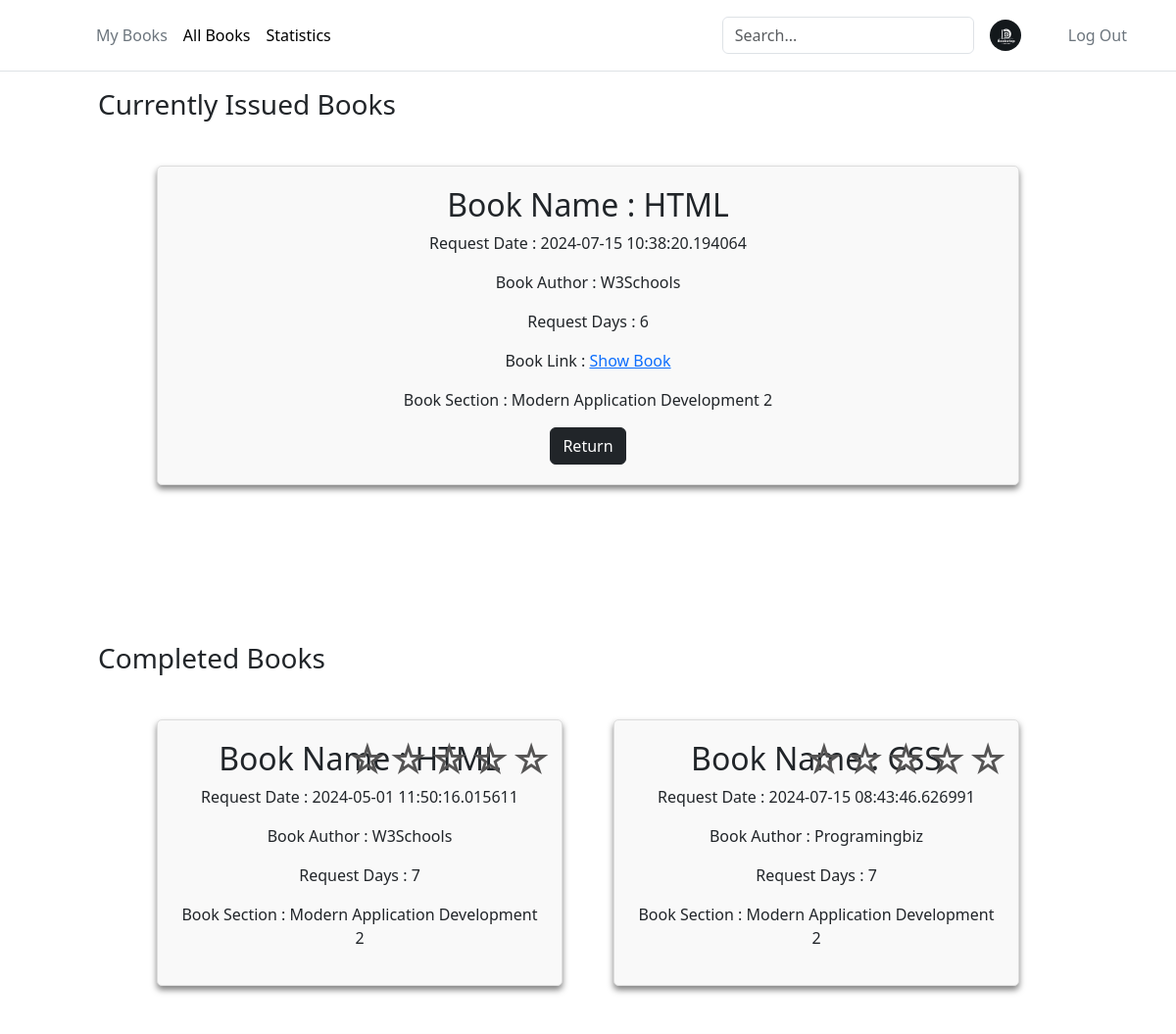
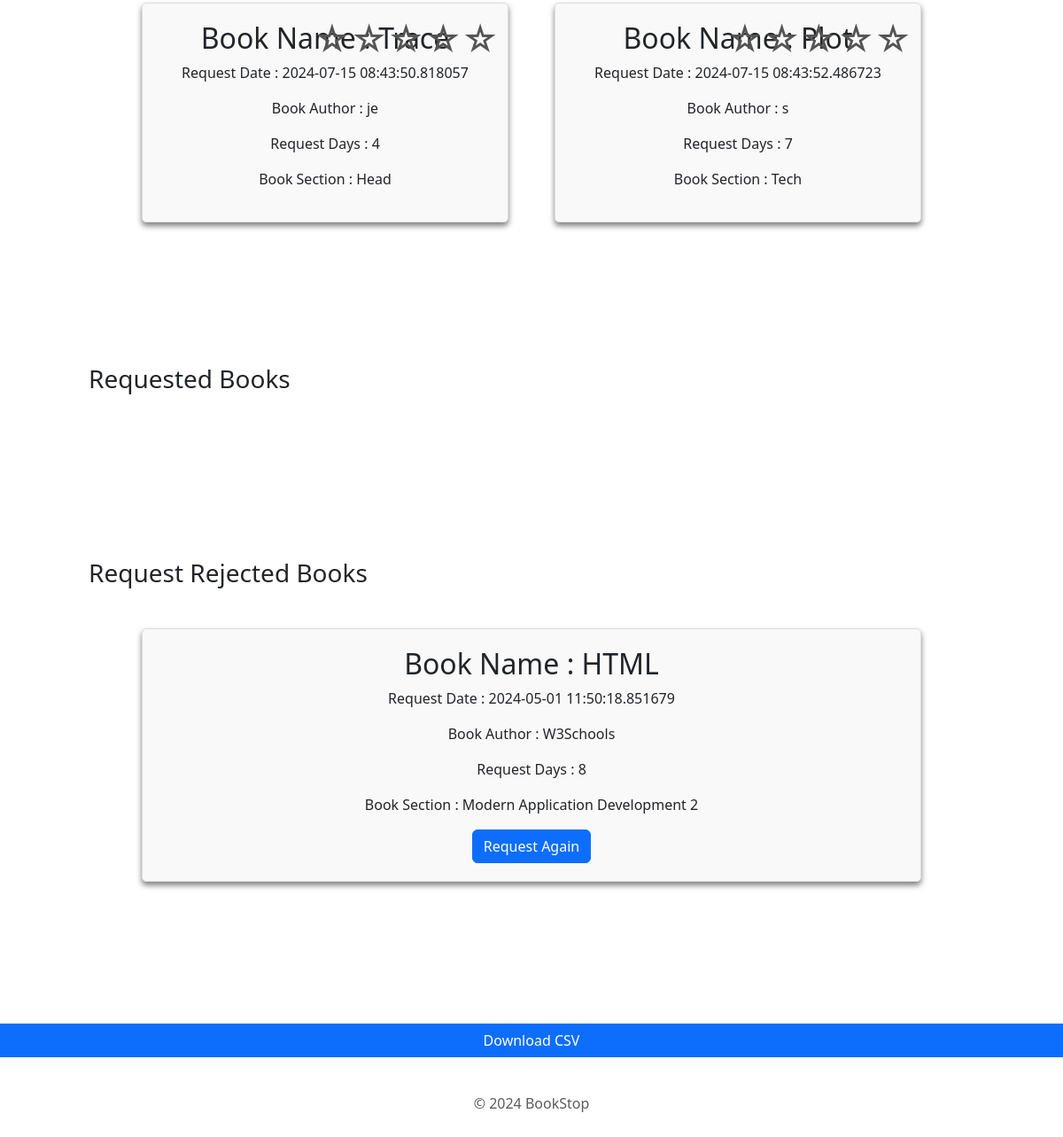
Screenshot of /myBooks (signed in) with the database file from the repository (2 pictures, top to bottom).
### app.py (models this page shows)
class BookIssue(db.Model):
    __tablename__ = 'BookIssue'
    IssueId = db.Column(db.Integer, autoincrement=True, primary_key=True)
    UserId = db.Column(db.Integer, db.ForeignKey(User.UserId), nullable=False)
    BookId = db.Column(db.Integer, db.ForeignKey(Books.BookId), nullable=False)
    SectionId = db.Column(db.Integer, db.ForeignKey(Section.SectionId), nullable=False)
    RequestDate = db.Column(db.DateTime, nullable=False, default=datetime.datetime.utcnow)
    Days = db.Column(db.Integer, nullable=False)
    IssueDate = db.Column(db.String)
    IssueStatus = db.Column(db.String, nullable=False)
    LastIssueStatusDate = db.Column(db.String)

### app.py (the view, shortened to what this page needs)
@app.route("/myBooks", methods=["GET","POST"])
def myBooks():
    if 'user_id' not in session:
        return redirect(url_for('userLogin'))
    BookIssueMergeTable = BookIssueMerge.query.filter(
        BookIssueMerge.UserId == session['user_id'],
        BookIssueMerge.Section_Title.isnot(None),
        BookIssueMerge.Author.isnot(None),
        BookIssueMerge.Book_Title.isnot(None),
        BookIssueMerge.IssueStatus == "requested",
        BookIssueMerge.UserName.isnot(None)).all()
    ApprovedBookIssueMergeTable = BookIssueMerge.query.filter(
        BookIssueMerge.UserId == session['user_id'],
        BookIssueMerge.Section_Title.isnot(None),
        BookIssueMerge.Author.isnot(None),
        BookIssueMerge.Book_Title.isnot(None),
        BookIssueMerge.IssueStatus == "Approved",
        BookIssueMerge.UserName.isnot(None)).all()
    RejectedBookIssueMergeTable = BookIssueMerge.query.filter(
        BookIssueMerge.UserId == session['user_id'],
        BookIssueMerge.Section_Title.isnot(None),
        BookIssueMerge.Author.isnot(None),
        BookIssueMerge.Book_Title.isnot(None),
        BookIssueMerge.IssueStatus == "Rejected",
        BookIssueMerge.UserName.isnot(None)).all()
    ExpiredBookIssueMergeTable = BookIssueMerge.query.filter(
        BookIssueMerge.UserId == session['user_id'],
        BookIssueMerge.Section_Title.isnot(None),
        BookIssueMerge.Author.isnot(None),
        BookIssueMerge.Book_Title.isnot(None),
        BookIssueMerge.IssueStatus == "Expired",
        BookIssueMerge.UserName.isnot(None)).all()
    return render_template("myBooks.html", approvedBooks = ApprovedBookIssueMergeTable, rejectedBooks = RejectedBookIssueMergeTable, issueBooks = BookIssueMergeTable,
    expiredBooks = ExpiredBookIssueMergeTable)

### app/templates/myBooks.html (shortened to what this page needs)
<!DOCTYPE html>
<html lang="en">
  <head>
    <link rel="stylesheet" href="/static/add-section.css" />
    <link
      href="https://cdn.jsdelivr.net/npm/bootstrap@5.3.2/dist/css/bootstrap.min.css"
      rel="stylesheet"
    />
  </head>
  <body>
    <div>
      {% include 'header.html' %}
      <div>
        <h3 class="firstHeading">Currently Issued Books</h3>
        <div class="main-container">
          {% for book in approvedBooks %}
          <div class="section-container" id="1">
            <h2>Book Name : {{book.Book_Title}}</h2>
            <p>Request Date : {{book.RequestDate}}</p>
            <p>Book Author : {{book.Author}}</p>
            <p>Request Days : {{book.Days}}</p>
            <p>
              Book Link :
              <a href="{{ url_for('download_book', filename=book.Book_Link) }}"
                >Show Book</a
              >
            </p>
            <div>
              <p>Book Section : {{book.Section_Title}}</p>
            </div>
            <form action="/myBooks" method="post" style="display: inline">
              <button type="submit" class="btn btn-dark">Return</button>
            </form>
          </div>
          {% endfor %}
        </div>
        <h3>Completed Books</h3>
        <div class="main-container">
          {% for book in expiredBooks %}
          <div class="section-container" id="book_{{book.BookId}}">
            <div class="rating-container">
              <form
                id="ratingForm_{{book.BookId}}"
                action="/submit_rating"
                method="POST"
              >
                <div class="rating">
                  <label for="star5_{{book.BookId}}" title="5 stars">☆</label>
                  <label for="star4_{{book.BookId}}" title="4 stars">☆</label>
                  <label for="star3_{{book.BookId}}" title="3 stars">☆</label>
                  <label for="star2_{{book.BookId}}" title="2 stars">☆</label>
                  <label for="star1_{{book.BookId}}" title="1 star">☆</label>
                </div>
              </form>
            </div>
            <h2>Book Name : {{book.Book_Title}}</h2>
            <p>Request Date : {{book.RequestDate}}</p>
            <p>Book Author : {{book.Author}}</p>
            <p>Request Days : {{book.Days}}</p>
            <div>
              <p>Book Section : {{book.Section_Title}}</p>
            </div>
          </div>
          {% endfor %}
        </div>
        <h3>Requested Books</h3>
        <div class="main-container">
        </div>
        <h3>Request Rejected Books</h3>
        <div class="main-container">
          {% for book in rejectedBooks %}
          <div class="section-container" id="1">
            <h2>Book Name : {{book.Book_Title}}</h2>
            <p>Request Date : {{book.RequestDate}}</p>
            <p>Book Author : {{book.Author}}</p>
            <p>Request Days : {{book.Days}}</p>
            <div>
              <p>Book Section : {{book.Section_Title}}</p>
            </div>
            <form action="/myBooks" method="post" style="display: inline">
              <button type="submit" class="btn btn-primary">
                Request Again
              </button>
            </form>
          </div>
          {% endfor %}
        </div>
        <form action="/sendCSV" method="post" class="row gy-3 gy-xxl-4">
          <button type="submit" class="btn btn-primary">Download CSV</button>
        </form>
        {% include 'footer.html' %}
      </div>
    </div>
  </body>
</html>

### app/static/add-section.css (style rules this page uses)
body { background-color: #2d2a2e; margin: 0; }
.main-container { display: flex; flex-wrap: wrap; padding: 130px; align-items: flex-start; gap: 2em; margin: 20px; }
.section-container { background-color: rgba(255, 255, 255, 0.1); backdrop-filter: blur(10px); border-radius: 10px; padding: 20px 20px; box-shadow: 0 4px 6px rgba(0, 0, 0, 0.5); text-align: center; width: 20%; flex-grow: 1; }
.firstHeading { padding-top: 90px; padding-left: 100px; margin-bottom: -115px !important; }
h3 { padding-left: 100px; margin-bottom: -115px !important; }
.main-container { display: flex; flex-wrap: wrap; }
.section-container { position: relative; width: 300px; padding: 20px; margin: 10px; border: 1px solid #ddd; border-radius: 5px; background-color: #f9f9f9; }
.rating-container { position: absolute; top: 10px; right: 10px; }
.rating { display: flex; justify-content: flex-end; direction: rtl; unicode-bidi: bidi-override; }
.rating label { font-size: 2.5rem; color: #555454; cursor: pointer; }

### rows the page displays
BookIssue: Book_Title "HTML", RequestDate "2024-07-15 10:38:20.194064", Author "W3Schools", Days "6", Section_Title "Modern Application Development 2"
BookIssue: Book_Title "HTML", RequestDate "2024-05-01 11:50:16.015611", Author "W3Schools", Days "7", Section_Title "Modern Application Development 2"
BookIssue: Book_Title "CSS", RequestDate "2024-07-15 08:43:46.626991", Author "Programingbiz", Days "7", Section_Title "Modern Application Development 2"
BookIssue: Book_Title "Trace", RequestDate "2024-07-15 08:43:50.818057", Author "je", Days "4", Section_Title "Head"
BookIssue: Book_Title "Plot", RequestDate "2024-07-15 08:43:52.486723", Author "s", Days "7", Section_Title "Tech"
BookIssue: Book_Title "HTML", RequestDate "2024-05-01 11:50:18.851679", Author "W3Schools", Days "8", Section_Title "Modern Application Development 2"
